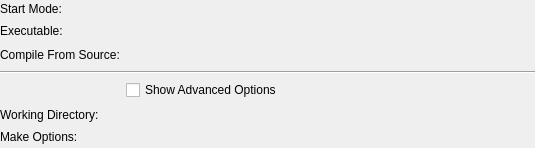
<?xml version="1.0" encoding="UTF-8"?>
<ui version="4.0">
 <class>ProgramInfoDelphi</class>
 <widget class="QWidget" name="ProgramInfoDelphi">
  <property name="geometry">
   <rect>
    <x>0</x>
    <y>0</y>
    <width>535</width>
    <height>148</height>
   </rect>
  </property>
  <property name="windowTitle">
   <string>Form</string>
  </property>
  <layout class="QVBoxLayout" name="verticalLayout">
   <property name="margin">
    <number>0</number>
   </property>
   <item>
    <layout class="QGridLayout" name="gridLayout">
     <item row="0" column="0">
      <widget class="QLabel" name="label_2">
       <property name="text">
        <string>Start Mode:</string>
       </property>
      </widget>
     </item>
     <item row="1" column="0">
      <widget class="QLabel" name="label_executable_title">
       <property name="text">
        <string>Executable:</string>
       </property>
       <property name="alignment">
        <set>Qt::AlignLeading|Qt::AlignLeft|Qt::AlignTop</set>
       </property>
      </widget>
     </item>
     <item row="2" column="0">
      <widget class="QLabel" name="label_compile_from_source_title">
       <property name="text">
        <string>Compile From Source:</string>
       </property>
       <property name="alignment">
        <set>Qt::AlignLeading|Qt::AlignLeft|Qt::AlignTop</set>
       </property>
      </widget>
     </item>
     <item row="5" column="0">
      <widget class="QLabel" name="label_working_directory_title">
       <property name="text">
        <string>Working Directory:</string>
       </property>
      </widget>
     </item>
     <item row="3" column="0" colspan="2">
      <widget class="Line" name="line">
       <property name="orientation">
        <enum>Qt::Horizontal</enum>
       </property>
      </widget>
     </item>
     <item row="0" column="1">
      <widget class="QLabel" name="label_start_mode">
       <property name="sizePolicy">
        <sizepolicy hsizetype="Preferred" vsizetype="Preferred">
         <horstretch>1</horstretch>
         <verstretch>0</verstretch>
        </sizepolicy>
       </property>
       <property name="text">
        <string>&lt;start-mode&gt;</string>
       </property>
       <property name="textFormat">
        <enum>Qt::PlainText</enum>
       </property>
       <property name="textInteractionFlags">
        <set>Qt::LinksAccessibleByMouse|Qt::TextSelectableByKeyboard|Qt::TextSelectableByMouse</set>
       </property>
      </widget>
     </item>
     <item row="1" column="1">
      <widget class="QLabel" name="label_executable">
       <property name="text">
        <string>&lt;executable&gt;</string>
       </property>
       <property name="textFormat">
        <enum>Qt::PlainText</enum>
       </property>
       <property name="textInteractionFlags">
        <set>Qt::LinksAccessibleByMouse|Qt::TextSelectableByKeyboard|Qt::TextSelectableByMouse</set>
       </property>
      </widget>
     </item>
     <item row="2" column="1">
      <widget class="QLabel" name="label_compile_from_source">
       <property name="text">
        <string>&lt;compile-from-source&gt;</string>
       </property>
       <property name="textFormat">
        <enum>Qt::PlainText</enum>
       </property>
       <property name="textInteractionFlags">
        <set>Qt::LinksAccessibleByMouse|Qt::TextSelectableByKeyboard|Qt::TextSelectableByMouse</set>
       </property>
      </widget>
     </item>
     <item row="5" column="1">
      <widget class="QLabel" name="label_working_directory">
       <property name="text">
        <string>&lt;working-directory&gt;</string>
       </property>
       <property name="textFormat">
        <enum>Qt::PlainText</enum>
       </property>
       <property name="alignment">
        <set>Qt::AlignLeading|Qt::AlignLeft|Qt::AlignTop</set>
       </property>
       <property name="textInteractionFlags">
        <set>Qt::LinksAccessibleByMouse|Qt::TextSelectableByKeyboard|Qt::TextSelectableByMouse</set>
       </property>
      </widget>
     </item>
     <item row="4" column="1">
      <widget class="QCheckBox" name="check_show_advanced_options">
       <property name="text">
        <string>Show Advanced Options</string>
       </property>
      </widget>
     </item>
     <item row="6" column="0">
      <widget class="QLabel" name="label_make_options_title">
       <property name="text">
        <string>Make Options:</string>
       </property>
       <property name="alignment">
        <set>Qt::AlignLeading|Qt::AlignLeft|Qt::AlignTop</set>
       </property>
      </widget>
     </item>
     <item row="6" column="1">
      <widget class="QLabel" name="label_make_options">
       <property name="text">
        <string>&lt;make-options&gt;</string>
       </property>
       <property name="textFormat">
        <enum>Qt::PlainText</enum>
       </property>
       <property name="textInteractionFlags">
        <set>Qt::LinksAccessibleByMouse|Qt::TextSelectableByKeyboard|Qt::TextSelectableByMouse</set>
       </property>
      </widget>
     </item>
    </layout>
   </item>
  </layout>
 </widget>
 <resources/>
 <connections/>
</ui>
